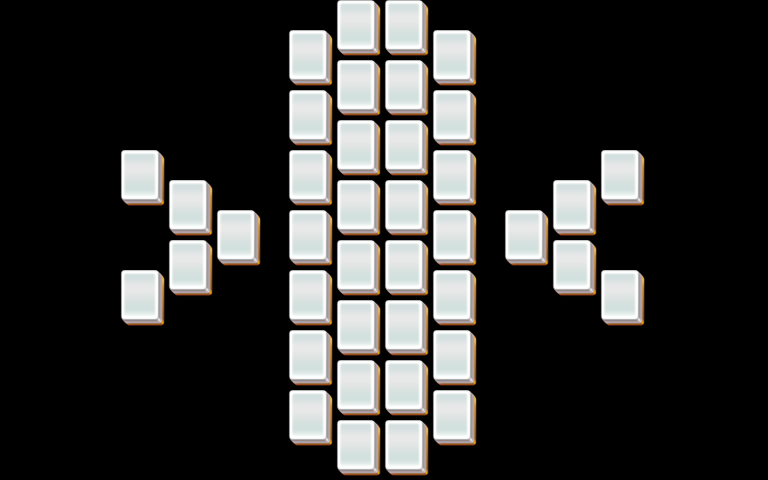

The image is a tile-based game level rendered from a .tmx file. Its description and source (layers, tilesets, objects; grid data summarised) follow:
An orthogonal 32x16 tile map with 24x30 px tiles, 5 tile layers (layer1, layer2, layer3, layer4, ...).

<map version="1.0" orientation="orthogonal" width="32" height="16" tilewidth="24" tileheight="30">
 <properties>
  <property name="species" value="25" />
 </properties>
 <tileset firstgid="1" name="mahjong" tilewidth="48" tileheight="60">
  <image source="mahjong.png" />
 </tileset>
 <layer name="layer1" width="32" height="16">
  <data>[512 cells, 40 non-empty, 1 distinct tile ids]</data>
 </layer>
 <layer name="layer2" width="32" height="16">
  <data>[512 cells, 40 non-empty, 1 distinct tile ids]</data>
 </layer>
 <layer name="layer3" width="32" height="16">
  <data>[512 cells, 8 non-empty, 1 distinct tile ids]</data>
 </layer>
 <layer name="layer4" width="32" height="16">
  <data>[512 cells, 0 non-empty, 0 distinct tile ids]</data>
 </layer>
 <layer name="layer5" width="32" height="16">
  <data>[512 cells, 0 non-empty, 0 distinct tile ids]</data>
 </layer>
</map>
